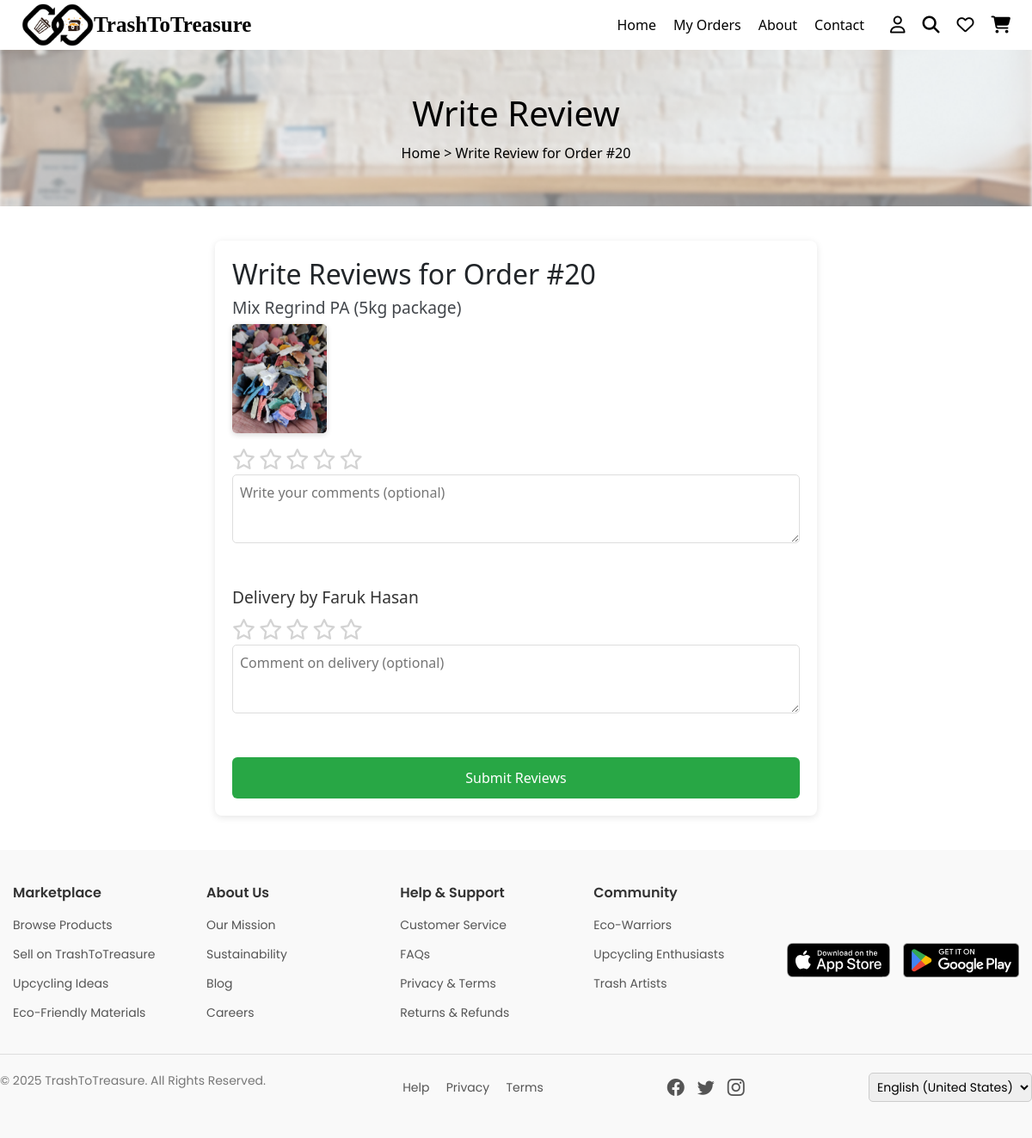
The app's page /orders/20/review/ (signed in), older data.
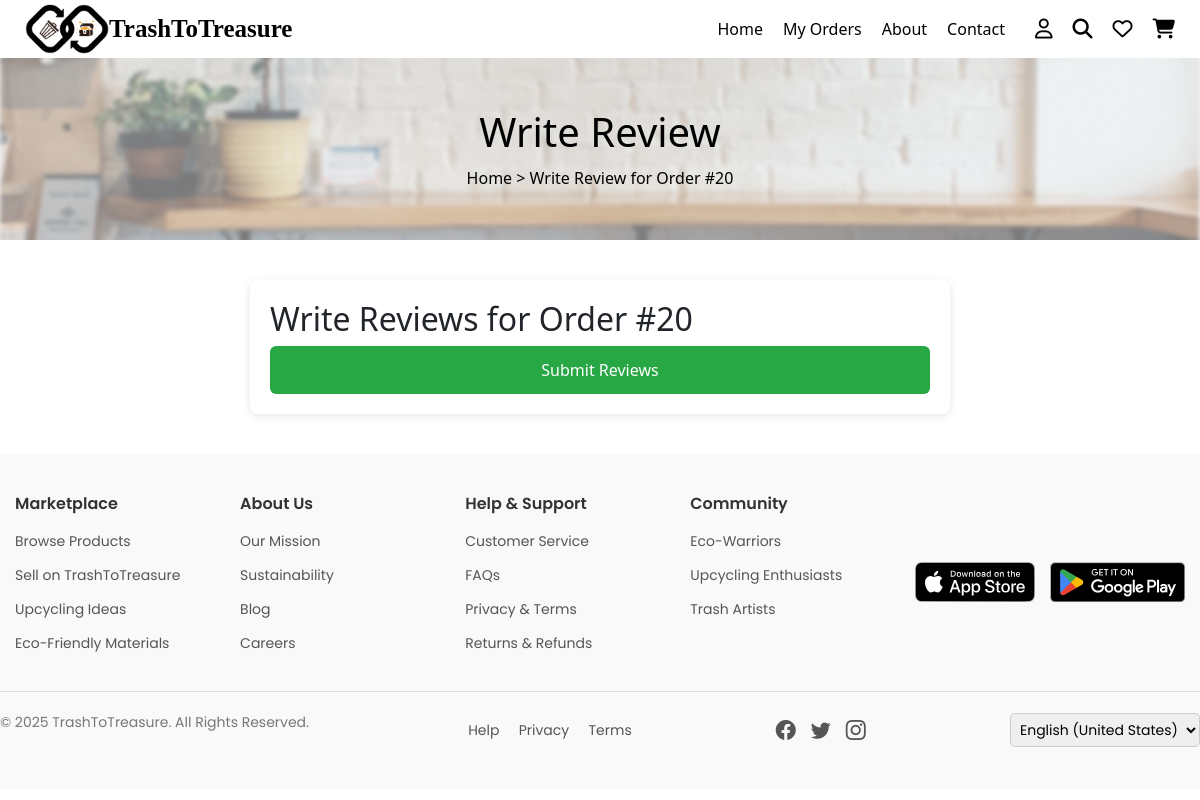
The same page, newer data.
### marketplace/models.py (models this page shows, shortened)
class TrashItem(models.Model):
    material_name = models.CharField(max_length=255, default="")  # Change as needed
    category = models.CharField(max_length=100, default="")  # Change as needed
    description = models.TextField()
    condition = models.CharField(max_length=50, default="")  # Set a meaningful default
    quantity = models.IntegerField(default=0)
    price = models.DecimalField(max_digits=10, decimal_places=2)
    trash_point = models.CharField(max_length=255, default="")  # Set a meaningful default
    images = models.ImageField(upload_to='waste_images/', blank=True, null=True)
    location = models.CharField(max_length=255, default="")  # Set a meaningful default
    product_status = models.CharField(max_length=20, choices=PRODUCT_STATUS_CHOICES, default='')
    delivery_status = models.CharField(max_length=20, choices=DELIVERY_STATUS_CHOICES, default='')
    slug = models.SlugField(max_length=255, unique=True, blank=True)
    listing_date = models.DateTimeField(auto_now_add=True)
    last_updated = models.DateTimeField(auto_now=True, null=True, blank=True)
    tags = models.CharField(max_length=255, blank=True, null=True)
    rating = models.DecimalField(max_digits=3, decimal_places=2, default=0.0)
    reviews = GenericRelation(Review)

### users/models.py (models this page shows, shortened)
class DriverProfile(models.Model):
    user = models.OneToOneField(CustomUser, on_delete=models.CASCADE)
    delivery_area = models.CharField(max_length=100, blank=True)
    delivery_count = models.PositiveIntegerField(default=0)
    order_number = models.PositiveIntegerField(default=0)
    profile_picture = models.ImageField(upload_to='driver_profiles/', null=True, blank=True)
    rating = models.FloatField(default=0.0)
    reviews = GenericRelation('marketplace.Review')

class CustomUser(AbstractUser):
    name = models.CharField(max_length=100)
    email = models.EmailField(unique=True)
    phone = models.CharField(max_length=15)
    role = models.CharField(max_length=10, choices=ROLE_CHOICES)
    account_status = models.CharField(max_length=10, choices=ACCOUNT_STATUS_CHOICES, default='active')
    objects = CustomUserManager()  # ✅ Use your custom manager
    REQUIRED_FIELDS = ['email']
    USERNAME_FIELD = 'username'

### marketplace/views.py (the view, shortened to what this page needs)
# urls.py: path('orders/<int:order_id>/review/', views.write_review, name='write_review'),
@login_required
def write_review(request, order_id):
    order = get_object_or_404(Order, id=order_id, buyer=request.user)
    if order.delivery_status not in ['delivered','returned']:
        return redirect('order_details', order_id=order.id)
    reviewable_items = []
    for item in order.items.all():
        ct = ContentType.objects.get_for_model(item.item)
        already = Review.objects.filter(
            reviewer=request.user,
            content_type=ct,
            object_id=item.item.id
        ).exists()
        if not already:
            reviewable_items.append(item.item)
    driver_pending = False
    driver_profile = None
    if order.assigned_delivery_guy:
        driver_profile = order.assigned_delivery_guy.driverprofile
        ct_drv = ContentType.objects.get_for_model(driver_profile)
        if not Review.objects.filter(
                reviewer=request.user,
                content_type=ct_drv,
                object_id=driver_profile.id
            ).exists():
            driver_pending = True
    return render(request, 'write_review.html', {
        'order': order,
        'reviewable_items': reviewable_items,
        'driver_pending': driver_pending,
        'driver': driver_profile,
    })

### marketplace/templatetags/custom_filters.py (called while the page is built)
@register.filter
def model_name(obj):
    return obj.__class__.__name__.lower()

### marketplace/templates/write_review.html (shortened to what this page needs)
{% load static %}
{% include "header.html" %}
{% load custom_filters %}
<!DOCTYPE html>
<html lang="en">
<head>
    <link rel="stylesheet" href="{% static 'css/buyer_profile.css' %}">
    <link rel="stylesheet" href="{% static 'css/write_review.css' %}">
    <link rel="stylesheet" href="https://cdnjs.cloudflare.com/ajax/libs/font-awesome/6.5.2/css/all.min.css">
</head>
<body>
<section class="product-banner">
    <h2>Write Review</h2>
    <p><a href="/ ">Home</a> &gt; Write Review for Order #{{ order.id }}</p>
</section>
<div class="review-container">
  <h2>Write Reviews for Order #{{ order.id }}</h2>
  <form method="post">
    {% for product in reviewable_items %}
        <div class="review-block">
            <h3>
                {% if product|model_name == 'upcycledproduct' %}
                    <a href="{% url 'upcycled_product_details' slug=product.slug %}">
                        {{ product.product_name }}
                    </a>
                {% elif product|model_name == 'trashitem' %}
                    <a href="{% url 'trash_item_details' slug=product.slug %}">
                        {{ product.material_name }}
                    </a>
                {% else %}
                    Unknown Item
                {% endif %}
            </h3>
            {% if product|model_name == 'upcycledproduct' %}
                {% if product.product_images %}
                    <div class="item-image">
                        <img src="{{ product.product_images.url }}" alt="{{ product.product_name }}">
                    </div>
                {% endif %}
            {% elif product|model_name == 'trashitem' %}
                {% if product.images %}
                    <div class="item-image">
                        <img src="{{ product.images.url }}" alt="{{ product.material_name }}">
                    </div>
                {% endif %}
            {% endif %}
        <div class="stars" data-index="{{ forloop.counter0 }}">
            {% for i in "12345" %}
                <span class="star" data-value="{{ forloop.counter }}"><i class="fa-regular fa-star"></i></span>
            {% endfor %}
        </div>
        <textarea name="comment_{{ forloop.counter0 }}"
                  placeholder="Write your comments (optional)"></textarea>
      </div>
    {% endfor %}
    {% if driver_pending %}
        <div class="review-block">
            <h3>Delivery by {{ driver.user.name }}</h3>
            <div class="stars" data-driver="true">
                {% for i in "12345" %}
                    <span class="star" data-value="{{ forloop.counter }}"><i class="fa-regular fa-star"></i></span>
                {% endfor %}
            </div>
            <textarea name="comment_driver"
                    placeholder="Comment on delivery (optional)"></textarea>
        </div>
    {% endif %}
    <button type="submit" class="submit-review-btn">Submit Reviews</button>
  </form>
</div>
</body>
</html>
{% include "footer.html" %}

Row changes from the older to the newer data that the page shows:
no longer on this page (row edited): TrashItem: material_name "Mix Regrind PA (5kg package)", images (picture)
no longer on this page (row edited): DriverProfile: user.name "Faruk Hasan"
Text that changed along with them:
text no longer shown: "Delivery by"
